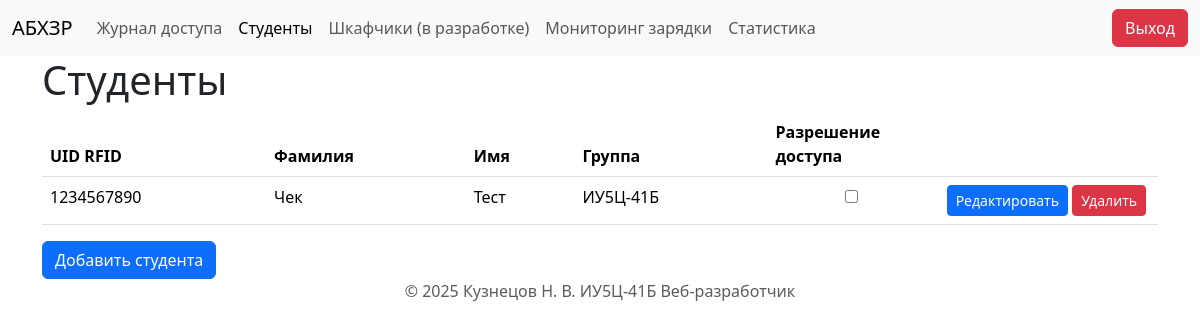
The page /students/ (signed in) on the database as committed earlier.
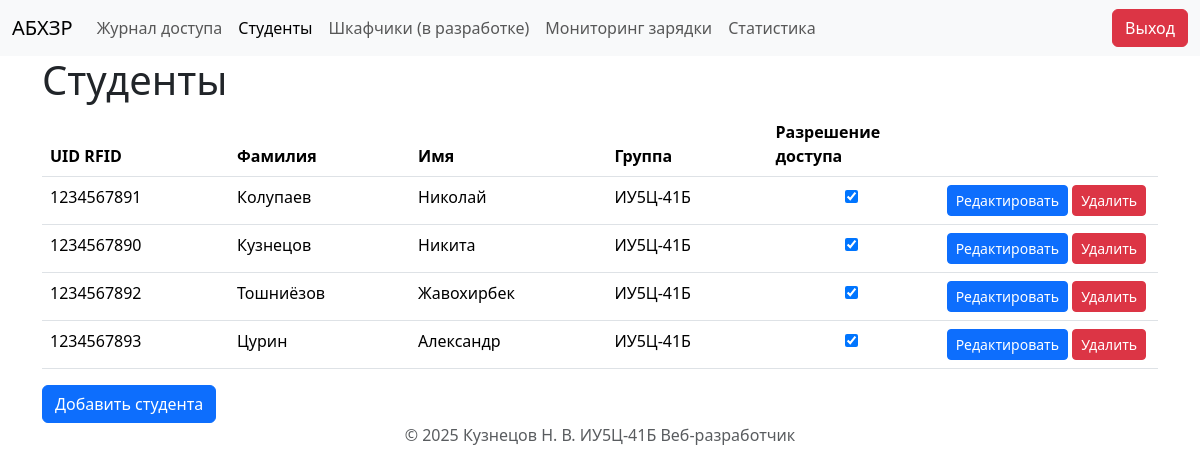
The same page on the database as committed later.
### storage/models.py (models this page shows, shortened)
class Student(models.Model):
    group = models.ForeignKey(Group, on_delete=models.SET_NULL, blank=True, null=True, related_name='students')
    rfid_tag = models.CharField(max_length=255, unique=True)
    last_name = models.CharField(max_length=255)
    first_name = models.CharField(max_length=255)
    access = models.BooleanField(default=False)

class Group(models.Model):
    group_name = models.CharField(max_length=255)
    def __str__(self):
        return self.group_name

### storage/views.py (the view)
# urls.py: path('students/', views.students_view, name='students'),
@login_required  # Декоратор, который требует аутентификации пользователя
def students_view(request):
    students = Student.objects.all().order_by('group')
    data = {
        'students': students,  # Список студентов для отображения
        'activate_page': 'students',  # Флаг для активации вкладки "Студенты" в шаблоне
        }
    return render(request, 'pages/students.html', data)

### storage/templates/pages/students.html (shortened to what this page needs)
{% extends "layout.html" %}
{% block content %}
<h1>Студенты</h1>
<table class="table">
    <thead>
        <tr>
            <th class="col">UID RFID</th>
            <th class="col">Фамилия</th>
            <th class="col">Имя</th>
            <th class="col">Группа</th>
            <th class="col" style="width: 15%">Разрешение доступа</th>
            <th class="col" style="width: 20%"></th>
        </tr>
    </thead>
    <tbody>
        {% for stud in students %}
        <tr>
            <td scope="row">{{ stud.rfid_tag }}</td>
            <td scope="row">{{ stud.last_name }}</td>
            <td scope="row">{{ stud.first_name }}</td>
            <td scope="row">{{ stud.group }}</td>
            <td scope="row" class="text-center">
                <input type="checkbox"
                    id="access-{{ stud.id }}"
                    {% if stud.access %}checked{% endif %}
                    onchange="toggleAccess({{ stud.id }}, this.checked)"
                />
            </td>
            <td scope="row" class="text-center">
                <a href="{% url 'upd_student' student_id=stud.id %}" class="btn btn-sm btn-primary">Редактировать</a>
                <a href="{% url 'del_student' student_id=stud.id %}" class="btn btn-sm btn-danger">Удалить</a>
            </td>
        </tr>
        {% empty %}
        <tr>
            <td colspan="6">Нет студентов для отображения.</td>
        </tr>
        {% endfor %}
    </tbody>
</table>
<a href="{% url 'add_student' %}" class="btn btn-primary">Добавить студента</a>
{% endblock content %}

Rows that differ between the two databases and show on the page:
removed Student: rfid_tag "1234567890", last_name "Чек", first_name "Тест", group "ИУ5Ц-41Б"
added Student: rfid_tag "1234567891", last_name "Колупаев", first_name "Николай", group "ИУ5Ц-41Б", access "☑"
added Student: rfid_tag "1234567890", last_name "Кузнецов", first_name "Никита", group "ИУ5Ц-41Б", access "☑"
added Student: rfid_tag "1234567892", last_name "Тошниёзов", first_name "Жавохирбек", group "ИУ5Ц-41Б", access "☑"
added Student: rfid_tag "1234567893", last_name "Цурин", first_name "Александр", group "ИУ5Ц-41Б", access "☑"
